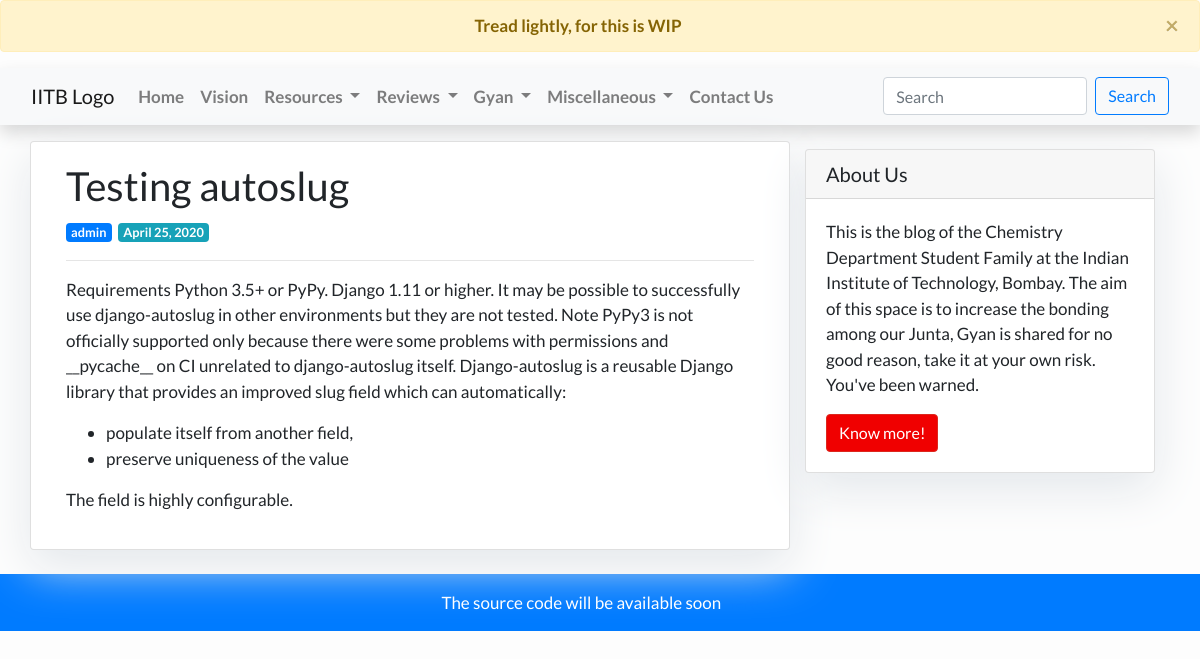
The page /testing-autoslug/ on the database its author committed.
### feed/models.py (models this page shows, shortened)
class Post(models.Model):
    title = models.CharField(max_length=200, unique=True)
    slug = AutoSlugField(unique=True, always_update=False, populate_from="title")
    author = models.ForeignKey(settings.AUTH_USER_MODEL, on_delete=models.CASCADE)
    content = models.TextField()
    published_date = models.DateTimeField(default=timezone.now)
    published_date_mdy = models.DateField(default=date.today)

### feed/views.py (the view)
# urls.py: path('<slug:slug>/', views.PostDetail.as_view(), name='post_detail'),
class PostDetail(generic.DetailView):
    model = Post
    template_name = 'feed/post_detail.html'

### feed/templates/feed/post_detail.html
{% extends 'feed/base.html' %} {% block content %}
<div class="container">
  <div class="row">
    <div class="col-md-8 card mb-4  mt-3 left  top">
      <div class="card-body">
        <h1>
          {% block title %} {{ object.title }} {% endblock title %}
        </h1>
          <span class="badge badge-primary">{{ post.author }}</span>&nbsp;
          <span class="badge badge-info">{{ post.published_date_mdy }}</span>
        <hr/>
        <p class="card-text">{{ object.content | safe }}</p>
      </div>
    </div>
    {% block sidebar %} {% include 'feed/sidebar.html' %} {% endblock sidebar %}
  </div>
</div>
{% endblock content %}

### feed/templates/feed/base.html (style rules this page uses)
body { font-family: "Lato", sans-serif; font-size: 17px; background-color: #fdfdfd; }

### feed/templates/feed/sidebar.html (style rules this page uses)
.card { box-shadow: 0 16px 48px #E3E7EB; }

### rows shown on the page
Post: title "Testing autoslug", author "admin", published_date_mdy "April 25, 2020", content "Requirements Python 3.5+ or PyPy. Django 1.11 or higher. It may be possible to successfully use django-autoslug in other environments but they are not tested. Note PyPy3 is not officially supported only because there were some problems with permissions and __pycache__ on CI unrelated to django-autoslug itself. Django-autoslug is a reusable Django library that provides an improved slug field which can automatically: populate itself from another field, preserve uniqueness of the value The field is highly configurable."
